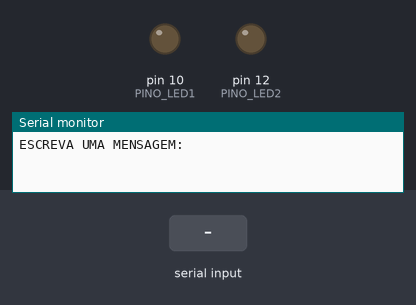
This sketch was run on a simulated Arduino Uno, built with avr-gcc and run on an emulated ATmega328P. Parts: output pins drawn as LEDs (lit = HIGH), the last lines printed to the serial monitor. The test bench sets the inputs (shaded band).

Above: at 1.2 s.
1.3 s: "n\n" received over Serial
At 6.0 s:
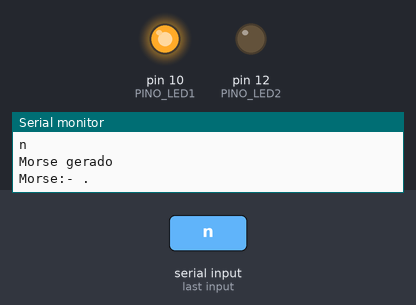
6.8 s: ".\n" received over Serial
At 12.73 s:
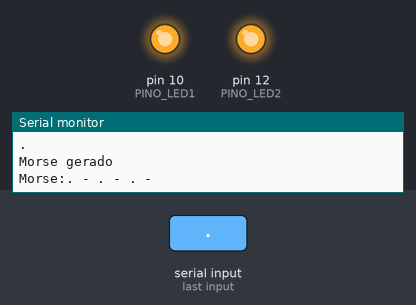
Timing chart, 0 to 15.8 s (numbered marks = the images above; inputs shaded):
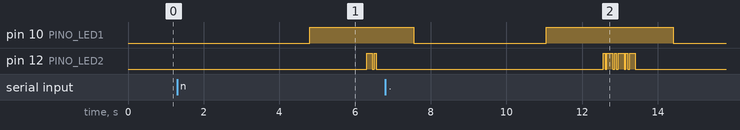

The sketch:

ArduinoMorseLed.ino
```cpp
//ARDUINO MORSE LED
//Criado por: Lorena Ferreira
//Ano: 2024
//
// Código em C/C++
// SOBRE O PROJETO
// Código Morse sendo enviado por meio de LED.
// Mais detalhes do projeto e como construir o circuito leia o arquivo pdf.

// bibliotecas utilizadas
//nenhuma

//definições de  variáveis Macros
#define DEBUGG_COMENTARIO   false // configurar como true para ativar as mensagens de debugg do código
#define PINO_LED1           10   //número do pino digital usado pelo LED 1 indica que há mensagem
#define PINO_LED2           12   //número do pino digital usado pelo LED 2 indica o morse
#define TEMPO_MIN           50   //Tempo minimo em milisegundos
#define PRIMEI_ASCII_MORSE  33   //mudar a numeracao para o primeiro sempre que acrescentar novos morses
#define ULTIMO_ASCII_MORSE 122   //mudar a numeracao para o ultimo sempre que acrescentar novos morses
#define TAM_LINHA_SIMBO     97   //Tamanho maximo de linha no array de símbolos
#define TAM_LINHA_MORSE     64   //Tamanho maximo de linha no array de morses
#define TAM_COLUNA_SIMBO     3   //Tamanho maximo de coluna no array de símbolos
#define TAM_COLUNA_MORSE    14   //Tamanho maximo de coluna no array de morses

bool inconsistenciaMorse = false; //indica inconsistência no morse caso não haja algum morse

typedef struct {
  // "n" é inexistência de morse, os simbolos e morses têm a mesma posição
  const char simbolosAlfaNumPonto[TAM_LINHA_SIMBO][TAM_COLUNA_SIMBO] = {
    "!","\"","#","$","%","&","'",
    "(",")","*","+",",","-",".","/",
    "0","1","2","3","4","5","6","7","8","9",
    ":",";","<","=",">","?","@","A","B","C",
    "D","E","F","G","H","I","J","K","L","M",
    "N","O","P","Q","R","S","T","U","V","W",
    "X","Y","Z","[","\\","]","^","_",
    "`", "a","b","c","d","e","f","g","h","i",
    "j","k","l","m","n","o","p","q","r","s",
    "t","u","v","w","x","y","z","{","|","}","~","Ç"
  };
  const char codigoEmMorse[TAM_LINHA_MORSE][TAM_COLUNA_MORSE] = {
  "- . - . - -",  // 33 (!) posição [0]
  ". - . . - .",  // 34 (") posição [1]
  "n",            // 35 (#) posição [2]
  ". . . - . . -",// 36 ($) posição [3]
  "n",            // 37 (%) posição [4]
  ". - . . .",    // 38 (&) posição [5]
  ". - - - - .",  // 39 (') posição [6]
  "- . - - .",    // 40 (() posição [7]
  "- . - - . -",  // 41 ()) posição [8]
  "n",            // 42 (*) posição [9]
  ". - . - .",    // 43 (+) posição [10]
  "- - . . - -",  // 44 (,) posição [11]
  "- . . . . -",  // 45 (-) posição [12]
  ". - . - . -",  // 46 (.) posição [13]
  "- . . - .",    // 47 (/) posição [14]
  "- - - - -",    // 48 (0) posição [15]
  ". - - - -",    // 49 (1) posição [16]
  ". . - - -",    // 50 (2) posição [17]
  ". . . - -",    // 51 (3) posição [18]
  ". . . . -",    // 52 (4) posição [19]
  ". . . . .",    // 53 (5) posição [20]
  "- . . . .",    // 54 (6) posição [21]
  "- - . . .",    // 55 (7) posição [22]
  "- - - . .",    // 56 (8) posição [23]
  "- - - -.",     // 57 (9) posição [24]
  "- - - . . .",  // 58 (:) posição [25]
  "- . - . - .",  // 59 (;) posição [26]
  "n",            // 60 (<) posição [27]
  "- . . . -",    // 61 (=) posição [28]
  "n",            // 62 (>) posição [29]
  ". . - - . .",  // 63 (?) posição [30]
  ". - - . - .",  // 64 (@) posição [31]
  ". -",          // 65 (A) posição [32]
  "- . . .",      // 66 (B) posição [33]
  "- . - .",      // 67 (C) posição [34]
  "- . .",        // 68 (D) posição [35]
  ".",            // 69 (E) posição [36]
  ". . - .",      // 70 (F) posição [37]
  "- - .",        // 71 (G) posição [38]
  ". . . .",      // 72 (H) posição [39]
  ". .",          // 73 (I) posição [40]
  ". - - -",      // 74 (J) posição [41]
  "- . -",        // 75 (K) posição [42]
  ". - . .",      // 76 (L) posição [43]
  "- -",          // 77 (M) posição [44]
  "- .",          // 78 (N) posição [45]
  "- - -",        // 79 (O) posição [46]
  ". - - .",      // 80 (P) posição [47]
  "- - . -",      // 81 (Q) posição [48]
  ". - .",        // 82 (R) posição [49]
  ". . .",        // 83 (S) posição [50]
  "-",            // 84 (T) posição [51]
  ". . -",        // 85 (U) posição [52]
  ". . . -",      // 86 (V) posição [53]
  ". - -",        // 87 (W) posição [54]
  "- . . -",      // 88 (X) posição [55]
  "- . - -",      // 89 (Y) posição [56]
  "- - . .",      // 90 (Z) posição [57]
  "n",            // 91 ([) posição [58]
  "n",            // 92 (\) posição [59]
  "n",            // 93 (]) posição [60]
  "n",            // 94 (^) posição [61]
  ". . - - . -"   // 95 (_) posição [62]
};
} caracteresTexto;

/*FUNÇÃO: receberMensagemDeTextoEmAlfa(void)
 * Recebe texto alfanumérico pelo monitor serial.
 * PARÊMETROS: [void] nenhum.
 * RETORNO: [String] retorna texto em simbolos alfanuméricos
 */
String receberMensagemDeTextoEmSimbolo(void)
{
  String textoEmSimbolo = "";

  if (DEBUGG_COMENTARIO == true) Serial.println(F("receberMensagemDeTextoEmSimbolo - inicio"));

  Serial.println(F("ESCREVA UMA MENSAGEM:\n"));//coloca a mensagem no monitor serial
  while (Serial.available() <= 0) //verifica os bytes existentes. sem byte ele repete
  {
  }
  if(Serial.available()>0)
  {
     textoEmSimbolo = Serial.readString();
     if (DEBUGG_COMENTARIO == true) Serial.print(F("receberMensagemDeTextoEmSimbolo - tamanho texto simbolo:"));
     if (DEBUGG_COMENTARIO == true) Serial.println(sizeof(textoEmSimbolo));
     if (DEBUGG_COMENTARIO == true) Serial.print(F("receberMensagemDeTextoEmSimbolo - comprimento texto simbolo:"));
     if (DEBUGG_COMENTARIO == true) Serial.println(textoEmSimbolo.length());
     if (DEBUGG_COMENTARIO == true) Serial.print(F("receberMensagemDeTextoEmSimbolo - texto simbolo:"));
     Serial.println(textoEmSimbolo);
     if (DEBUGG_COMENTARIO == true) Serial.println(F("receberMensagemDeTextoEmSimbolo - fim"));
     return textoEmSimbolo;
  }
  if (DEBUGG_COMENTARIO == true) Serial.println(F("receberMensagemDeTextoEmSimbolo - fim"));

}

/*FUNÇÃO: colocarMorseEspacoEntreLetra(char proximoCaractere, char *textoEmDitDah, int letra)
 * Coloca asterisco como espaco entre letra para poder gerar tempo entre uma letra e outra no morse
 * PARÊMETROS: [IN] const char proximoCaractere, [IN/OUT] char *textoEmDitDah, [IN] const int letra.
 * RETORNO: [void] nenhum
 */
void colocarMorseEspacoEntreLetra(const char proximoCaractere, char *textoEmDitDah, const int letra)
{
    if (DEBUGG_COMENTARIO == true) Serial.println(F("colocarMorseEspacoEntreLetra - inicio"));
    if (DEBUGG_COMENTARIO == true) Serial.print(F("colocarMorseEspacoEntreLetra - proximo caractere:"));
    if (DEBUGG_COMENTARIO == true) Serial.println(proximoCaractere);
    if (DEBUGG_COMENTARIO == true) Serial.print(F("colocarMorseEspacoEntreLetra - numero da letra no texto original:"));
    if (DEBUGG_COMENTARIO == true) Serial.println(letra);
    if(int(proximoCaractere) != 32 && int(proximoCaractere) != 0 && int(proximoCaractere) != 10)
    {
      //coloca * como espaço entre letra
      sprintf(&textoEmDitDah[strlen(textoEmDitDah)], "*");

      if (DEBUGG_COMENTARIO == true) Serial.print(F("colocarMorseEspacoEntreLetra - Espaco letra, texto morse:"));
      if (DEBUGG_COMENTARIO == true) Serial.println(textoEmDitDah);
    }
    else if (DEBUGG_COMENTARIO == true) Serial.println(F("colocarMorseEspacoEntreLetra - nada a colocar"));

    if (DEBUGG_COMENTARIO == true) Serial.println(F("colocarMorseEspacoEntreLetra - fim"));
}

/*FUNÇÃO: converterTextoEmDitDat(char *textoMorse)
 * Converte texto em dit dah.
 * PARÂMETROS: [IN] String textoEmSimbolos (recebe texto em simbolos alfanumericos de acordo com ASCII), [OUT] char *textoDitDah (ponteiro para receber o texto convertido em dit e dah)
 * RETORNO: [String] retorna texto em dit e dah
 */
int converterTextoEmDitDat(String textoEmSimbolos, char *textoEmDitDah)
{
  int letra = 0;
  caracteresTexto caractere;

  if (DEBUGG_COMENTARIO == true) Serial.println(F("converterTextoEmDitDat - inicio"));

  inconsistenciaMorse = false;
  if(textoEmSimbolos.length() <= 0)
  {
    if (DEBUGG_COMENTARIO == true) Serial.println(F("converterTextoEmDitDat - Erro: parametro textoEmSimbolos vazia"));
    return -1;
  }

  for (letra = 0; letra<textoEmSimbolos.length(); letra++)
  {
    if (DEBUGG_COMENTARIO == true) Serial.print(letra);
    if (DEBUGG_COMENTARIO == true) Serial.println("\n");
    if (DEBUGG_COMENTARIO == true) Serial.print(F("converterTextoEmDitDat - letra:"));
    if (DEBUGG_COMENTARIO == true) Serial.println(textoEmSimbolos[letra]);
    if (DEBUGG_COMENTARIO == true) Serial.print(F("converterTextoEmDitDat - Codigo decimal ascii da letra:"));
    if (DEBUGG_COMENTARIO == true) Serial.println(int(textoEmSimbolos[letra]));

    switch(int(textoEmSimbolos[letra]))
    {
      case 0:
      case 10:
      {
        //se for o final do array ele para o loop = null em ascii
        if (DEBUGG_COMENTARIO == true) Serial.print(F("converterTextoEmDitDat - Fim da mensagem\n"));
        break;
      }
      case 32:
      {
        //espaço por palavra
        sprintf(&textoEmDitDah[strlen(textoEmDitDah)], "#");
        if (DEBUGG_COMENTARIO == true) Serial.print(F("converterTextoEmDitDat - Espaco palavra, texto morse: "));
        if (DEBUGG_COMENTARIO == true) Serial.println(textoEmDitDah);
        continue;//continua o loop do for
      }
      default:
      {

        if(int(textoEmSimbolos[letra])>ULTIMO_ASCII_MORSE || int(textoEmSimbolos[letra])<PRIMEI_ASCII_MORSE)
        {
          //entra aqui ser o ascii for menor que o primeiro da lista ou maior que o ultimo da lista
          Serial.print(F("Morse não existe para: "));
          Serial.println(textoEmSimbolos[letra]);
          inconsistenciaMorse = true;
          colocarMorseEspacoEntreLetra(textoEmSimbolos[letra+1], textoEmDitDah, letra);
          continue;
        }
        else
        {
          // debugg
          if (DEBUGG_COMENTARIO == true) Serial.print(F("converterTextoEmDitDat - Letra na struct:"));
          if (DEBUGG_COMENTARIO == true) Serial.println(caractere.simbolosAlfaNumPonto[int(textoEmSimbolos[letra])-33]);
          if (DEBUGG_COMENTARIO == true) Serial.print(F("converterTextoEmDitDat - Letra morse na struct simbolo:"));
          if (DEBUGG_COMENTARIO == true) Serial.println(int(*caractere.simbolosAlfaNumPonto[int(textoEmSimbolos[letra])-33]));

          if (int(*caractere.simbolosAlfaNumPonto[int(textoEmSimbolos[letra])-33]) == int(textoEmSimbolos[letra]))
          {
             //entra aqui se o simbolo existir na tabela
             if(int(textoEmSimbolos[letra]) >= 97 && int(textoEmSimbolos[letra]) <= 122)
             {
              //entra se for ascii de a-z, morse é igual de A-Z
              sprintf(&textoEmDitDah[strlen(textoEmDitDah)], caractere.codigoEmMorse[int(textoEmSimbolos[letra])-32-33]);
              colocarMorseEspacoEntreLetra(textoEmSimbolos[letra+1], textoEmDitDah, letra);
              continue;
             }
             else
             {
                if (int(*caractere.codigoEmMorse[int(textoEmSimbolos[letra])-33]) == int('n'))
                {
                  //entra aqui se na lista de morse tiver "n" indicndo inexistencia de morse
                  Serial.print(F("Morse não existe para: "));
                  Serial.println(textoEmSimbolos[letra]);
                  inconsistenciaMorse = true;
                  colocarMorseEspacoEntreLetra(textoEmSimbolos[letra+1], textoEmDitDah, letra);
                  continue;
                }
                else
                {
                  sprintf(&textoEmDitDah[strlen(textoEmDitDah)], caractere.codigoEmMorse[int(textoEmSimbolos[letra])-33]);
                  colocarMorseEspacoEntreLetra(textoEmSimbolos[letra+1], textoEmDitDah, letra);
                  continue;
                }
             }
          }
          else
          {
             if (caractere.codigoEmMorse[int(textoEmSimbolos[letra])-33] == "n")
             {
                //entra aqui se na lista de morse tiver "n" indicndo inexistencia de morse
                Serial.print(F("Morse não existe para: "));
                Serial.println(textoEmSimbolos[letra]);
                inconsistenciaMorse = true;
                colocarMorseEspacoEntreLetra(textoEmSimbolos[letra+1], textoEmDitDah, letra);
                continue;
             }
             else
             {
              inconsistenciaMorse = true; //aqui pode ser colocado outros cases além do if acima
              colocarMorseEspacoEntreLetra(textoEmSimbolos[letra+1], textoEmDitDah, letra);
              continue;
             }
          }
        }

        continue;//continua o loop for
      }
    }
  }

  if (strlen(textoEmDitDah)>0)
  {
      Serial.println("Morse gerado ");
      if(inconsistenciaMorse == true) Serial.println(F("com inconsistencia. "));
      Serial.print(F("Morse:"));
      Serial.println(textoEmDitDah);
      if (DEBUGG_COMENTARIO == true) Serial.println(F("converterTextoEmDitDat - fim"));
      return 1;
  }
}
/*FUNÇÃO: mandarMensagemMorseNoLed(char *textoMorse)
 * Acender LEDs conforme texto em morse
 * LED 1: enquanto estiver aceso há mensagem
 * LED 2: acende conforme texto e respectivo tempo em morse
 * PARÊMETROS: [IN] char *textoMorse (recebe texto em morse)
 * RETORNO: [int] 1 para ok e -1 para erro
 */
int mandarMensagemMorseNoLed(char *textoMorse)
{
  int tempoDit  = TEMPO_MIN; //dit e espaco entre dit e dah tem tempo de um dit
  int tempoDah  = 3 * tempoDit;//dah e espalo entre palavras tem empo s
  int tempoEspacoPalavra  = 7 * tempoDit;//dah e espaço entre palavras tem tempo de 7 dit

  if (DEBUGG_COMENTARIO == true) Serial.println(F("mandarMensagemMorseNoLed - inicio"));

  if (strlen(textoMorse) <= 0) return -1;
  else
  {
    delay(2500);
    digitalWrite(PINO_LED1, HIGH);
    delay(1500);
  }
  if (DEBUGG_COMENTARIO == true) Serial.print(F("mandarMensagemMorseNoLed - tamanho texto morse: "));
  if (DEBUGG_COMENTARIO == true) Serial.println(sizeof(textoMorse));
  if (DEBUGG_COMENTARIO == true) Serial.print(F("mandarMensagemMorseNoLed - comprimento texto morse: "));
  if (DEBUGG_COMENTARIO == true) Serial.println(strlen(textoMorse));
  for (int contador = 0; contador<=strlen(textoMorse); contador++)
  {
    if (DEBUGG_COMENTARIO == true) Serial.print(F("mandarMensagemMorseNoLed - digito morse: "));
    if (DEBUGG_COMENTARIO == true) Serial.println(textoMorse[contador]);
    if (DEBUGG_COMENTARIO == true) Serial.print(F("mandarMensagemMorseNoLed - posição morse: "));
    if (DEBUGG_COMENTARIO == true) Serial.println(contador);
    switch (textoMorse[contador])
    {
      case '.':
      {
        digitalWrite(PINO_LED2, HIGH);
        if (DEBUGG_COMENTARIO == true) Serial.println(F("mandarMensagemMorseNoLed - dit"));
        delay(tempoDit);
        continue;
      }
      case '-':
      {
        digitalWrite(PINO_LED2, HIGH);
        if (DEBUGG_COMENTARIO == true) Serial.println(F("mandarMensagemMorseNoLed - dah"));
        delay(tempoDah);
        continue;
      }
      case '*':
      {
        digitalWrite(PINO_LED2, LOW);
        delay(tempoDah);
        if (DEBUGG_COMENTARIO == true) Serial.println(F("mandarMensagemMorseNoLed - espaco letra"));
        continue;
      }
      case ' ':
      {
        digitalWrite(PINO_LED2, LOW);
        delay(tempoDit);
        if (DEBUGG_COMENTARIO == true) Serial.println(F("mandarMensagemMorseNoLed - espaco dit dah"));
        continue;
      }
      case '#':
      {
        digitalWrite(PINO_LED2, LOW);
        delay(tempoEspacoPalavra);
        if (DEBUGG_COMENTARIO == true) Serial.println(F("mandarMensagemMorseNoLed - espaco palavra"));
        continue;
      }
      case 'n':
      {
        //morse nao existe
        if (DEBUGG_COMENTARIO == true) Serial.println(F("mandarMensagemMorseNoLed - morse não existe"));
        continue;
      }
      default:
      {
        digitalWrite(PINO_LED2, LOW);
        continue;
      }
    }
  }
  digitalWrite(PINO_LED2, LOW);
  delay(1000); // delay de um segundo para apagar o LED 1
  digitalWrite(PINO_LED1, LOW);
  if (DEBUGG_COMENTARIO == true) Serial.println(F("mandarMensagemMorseNoLed - fim"));
  return 1;
}

/*FUNÇÃO: setup()
 * Configura pino ou portas referentes aos LEDs e o Monitor Serial
 * PARÊMETROS: void, nenhum
 * RETORNO: void
 */
void setup( void)
{
  Serial.begin(9600);//aciona o motor serial para manda mensagens de 9600 bits/s
  if (DEBUGG_COMENTARIO == true)  Serial.println(F("setup - inicio"));
  pinMode(PINO_LED1, OUTPUT);//configura o pino como modo saída
  pinMode(PINO_LED2, OUTPUT);//configura o pino como modo saída
  if (DEBUGG_COMENTARIO == true) Serial.println(F("setup - fim"));
}

/*FUNÇÃO: loop()
 * Rodará toda a estrutura do código pra receber e converter mensagem texto em morse e depois apresentar nos LEDs
 * PARÊMETROS: void
 * RETORNO: void
 */
void loop(void)
{
  String textoEmSimbolos = "";
  caracteresTexto caractere;

  if (DEBUGG_COMENTARIO == true) Serial.println(F("loop - inicio"));

  inconsistenciaMorse = false;

  textoEmSimbolos = receberMensagemDeTextoEmSimbolo();

  if(textoEmSimbolos.length() > 0)
  {
    char textoEmDitDah [100*sizeof(textoEmSimbolos)] = "";
    memset(textoEmDitDah, 0, sizeof(textoEmDitDah));


    if(converterTextoEmDitDat(textoEmSimbolos, textoEmDitDah) <= 0)
    {
       if (DEBUGG_COMENTARIO == true) Serial.print(F("loop - Erro em converterTextoEmDitDat\n"));
    }

    if(mandarMensagemMorseNoLed(textoEmDitDah)<=0)
    {
      if (DEBUGG_COMENTARIO == true) Serial.print(F("loop - Erro em mandarMensagemMorseNoLed\n"));
    }
  }
  if (DEBUGG_COMENTARIO == true) Serial.println(F("loop - fim"));

}
```

Measured:
- after the input at 1.3 s, pin 10 (PINO_LED1): LOW → HIGH after 3.5 s; pin 12 (PINO_LED2): LOW → HIGH after 5.0 s, → LOW 0.15 s later, → HIGH 0.05 s later, → LOW 0.05 s later
- after the input at 6.8 s, pin 12 (PINO_LED2): LOW → HIGH after 5.8 s, then repeats every 0.30 s: LOW 0.05 s, HIGH 0.15 s, LOW 0.05 s, HIGH 0.05 s, until it stays LOW from 13.4 s
